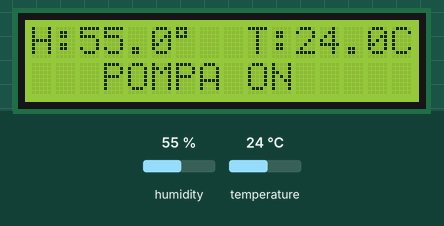
A sketch run on a simulated ESP32. On the bench: 16×2 character LCD. Inputs (shaded band) come from the test bench; at power-on: humidity 55 %, temperature 24 °C. What the sketch prints to the serial monitor is not drawn.

Above: at 4.7 s.
4.8 s: humidity set to 59 %
At 7.8 s:
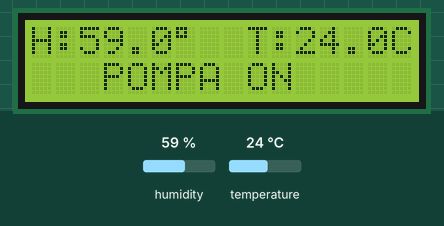
8.5 s: humidity set to 62 %
At 9.9 s:
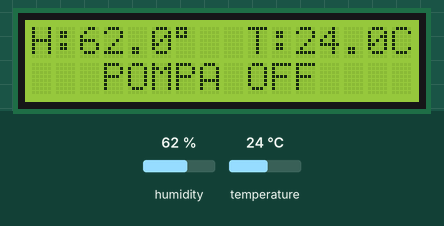
12.2 s: temperature set to 12 °C
At 15.3 s:
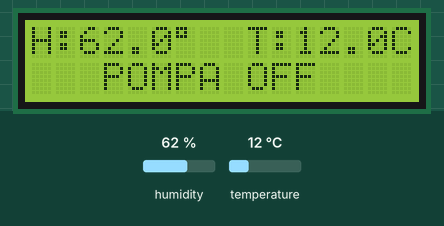
15.9 s: temperature set to 19 °C
At 17.4 s:
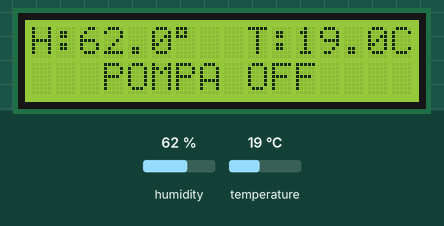
Timing chart, 0 to 18.9 s (numbered marks = the images above; inputs shaded):
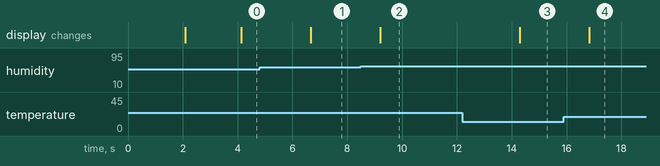

The sketch:

3.DHT11_LCD-I2C.ino
```cpp
#include <LCD_I2C.h>
#include "DHT.h"

#define DHTPIN 4  // Digital pin connected to the DHT sensor
#define DHTTYPE DHT22  // DHT 22  (AM2302), AM2321

LCD_I2C lcd(0x27, 16, 2);
DHT dht(DHTPIN, DHTTYPE);

void setup() {
  Serial.begin(9600);
  Serial.println(F("DHTxx test!"));
  dht.begin();

  lcd.begin();
  lcd.backlight();
  lcd.setCursor(0, 0);
  lcd.print("   DHT11 TEST   ");
  lcd.setCursor(0, 1);
  lcd.print(" BPVP Surakarta ");
  delay(2000);
  lcd.clear();
}

void loop() {
  // Wait a few seconds between measurements.
  delay(2000);

  // Reading temperature or humidity takes about 250 milliseconds!
  // Sensor readings may also be up to 2 seconds 'old' (its a very slow sensor)
  float h = dht.readHumidity();
  // Read temperature as Celsius (the default)
  float t = dht.readTemperature();
  // Read temperature as Fahrenheit (isFahrenheit = true)
  float f = dht.readTemperature(true);

  // Check if any reads failed and exit early (to try again).
  if (isnan(h) || isnan(t) || isnan(f)) {
    Serial.println(F("Failed to read from DHT sensor!"));
    return;
  }

  // Compute heat index in Fahrenheit (the default)
  float hif = dht.computeHeatIndex(f, h);
  // Compute heat index in Celsius (isFahreheit = false)
  float hic = dht.computeHeatIndex(t, h, false);

  lcd.setCursor(0, 0);
  lcd.print("H:");
  lcd.setCursor(2, 0);
  lcd.print(h, 1);
  lcd.setCursor(6, 0);
  lcd.print((char)223);

  lcd.setCursor(9, 0);
  lcd.print("T:");
  lcd.setCursor(11, 0);
  lcd.print(t, 1);
  lcd.setCursor(15, 0);
  lcd.print("C");

  if (t < 25) {
    /*digitalWrite(led_1, 1);
    digitalWrite(led_2, 0);
    digitalWrite(led_3, 0);*/

  } else if (t >= 25 && t <= 30) {
    /*digitalWrite(led_1, 0);
    digitalWrite(led_2, 1);
    digitalWrite(led_3, 0);*/

  } else {
    (t > 30);
    /*digitalWrite(led_1, 0);
    digitalWrite(led_2, 0);
    digitalWrite(led_3, 1);*/
  }
  if (h < 60) {
    lcd.setCursor(0, 1);           // Or setting the cursor in the desired position.
    lcd.print("   POMPA ON    ");  // You can make spaces using well... spaces
    delay(500);

  } else if (h > 60) {
    lcd.setCursor(0, 1);           // Or setting the cursor in the desired position.
    lcd.print("   POMPA OFF   ");  // You can make spaces using well... spaces
    delay(500);
  }
}
```

Measured:
- the behaviour switches between 60 and 61 % on humidity (found by bisection; images 1 and 2)
- after the input at 4.8 s, the display: changes after 1.9 s (image 1)
- after the input at 8.5 s, the display: changes after 0.71 s (image 2)
- after the input at 12.2 s, the display: changes after 2.1 s (image 3)
- after the input at 15.9 s, the display: changes after 0.92 s (image 4)
